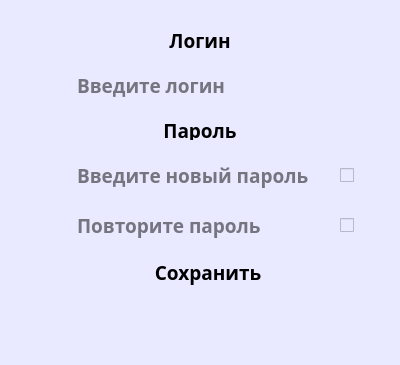
<?xml version="1.0" encoding="UTF-8"?>
<ui version="4.0">
 <class>ForgotPasswordWindow</class>
 <widget class="QWidget" name="ForgotPasswordWindow">
  <property name="geometry">
   <rect>
    <x>0</x>
    <y>0</y>
    <width>400</width>
    <height>365</height>
   </rect>
  </property>
  <property name="minimumSize">
   <size>
    <width>400</width>
    <height>365</height>
   </size>
  </property>
  <property name="maximumSize">
   <size>
    <width>400</width>
    <height>365</height>
   </size>
  </property>
  <property name="font">
   <font>
    <family>Open Sans Condensed SemiBold</family>
    <pointsize>14</pointsize>
    <bold>true</bold>
   </font>
  </property>
  <property name="windowTitle">
   <string>ForgotPasswordWindow</string>
  </property>
  <property name="windowOpacity">
   <double>1.000000000000000</double>
  </property>
  <property name="styleSheet">
   <string notr="true">background: rgb(233, 234, 255)</string>
  </property>
  <widget class="QLabel" name="forgotLoginLabel_2">
   <property name="geometry">
    <rect>
     <x>150</x>
     <y>30</y>
     <width>100</width>
     <height>20</height>
    </rect>
   </property>
   <property name="font">
    <font>
     <family>Open Sans Condensed SemiBold</family>
     <pointsize>14</pointsize>
     <bold>true</bold>
    </font>
   </property>
   <property name="styleSheet">
    <string notr="true"/>
   </property>
   <property name="text">
    <string>Логин</string>
   </property>
   <property name="textFormat">
    <enum>Qt::AutoText</enum>
   </property>
   <property name="alignment">
    <set>Qt::AlignCenter</set>
   </property>
  </widget>
  <widget class="QLineEdit" name="forgotLoginLineEdit">
   <property name="geometry">
    <rect>
     <x>75</x>
     <y>70</y>
     <width>250</width>
     <height>30</height>
    </rect>
   </property>
   <property name="font">
    <font>
     <family>Open Sans Condensed SemiBold</family>
     <pointsize>14</pointsize>
     <bold>true</bold>
    </font>
   </property>
   <property name="styleSheet">
    <string notr="true">QLineEdit {
    border: none;
    border-radius: 5px;
}

QLineEdit:focus {
    border: 2px solid blue;
}
</string>
   </property>
   <property name="placeholderText">
    <string>Введите логин</string>
   </property>
  </widget>
  <widget class="QLabel" name="forgotPasswordLabel">
   <property name="geometry">
    <rect>
     <x>150</x>
     <y>120</y>
     <width>100</width>
     <height>20</height>
    </rect>
   </property>
   <property name="font">
    <font>
     <family>Open Sans Condensed SemiBold</family>
     <pointsize>14</pointsize>
     <bold>true</bold>
    </font>
   </property>
   <property name="styleSheet">
    <string notr="true"/>
   </property>
   <property name="text">
    <string>Пароль</string>
   </property>
   <property name="textFormat">
    <enum>Qt::AutoText</enum>
   </property>
   <property name="alignment">
    <set>Qt::AlignCenter</set>
   </property>
  </widget>
  <widget class="QLineEdit" name="forgotPasswordLineEdit">
   <property name="geometry">
    <rect>
     <x>75</x>
     <y>160</y>
     <width>250</width>
     <height>30</height>
    </rect>
   </property>
   <property name="font">
    <font>
     <family>Open Sans Condensed SemiBold</family>
     <pointsize>14</pointsize>
     <bold>true</bold>
    </font>
   </property>
   <property name="styleSheet">
    <string notr="true">QLineEdit {
    border: none;
    border-radius: 5px;
}

QLineEdit:focus {
    border: 2px solid blue;
}</string>
   </property>
   <property name="placeholderText">
    <string>Введите новый пароль</string>
   </property>
  </widget>
  <widget class="QLineEdit" name="forgotPasswordLineEdit2">
   <property name="geometry">
    <rect>
     <x>75</x>
     <y>210</y>
     <width>250</width>
     <height>30</height>
    </rect>
   </property>
   <property name="font">
    <font>
     <family>Open Sans Condensed SemiBold</family>
     <pointsize>14</pointsize>
     <bold>true</bold>
    </font>
   </property>
   <property name="styleSheet">
    <string notr="true">QLineEdit {
    border: none;
    border-radius: 5px;
}

QLineEdit:focus {
    border: 2px solid blue;
}</string>
   </property>
   <property name="placeholderText">
    <string>Повторите пароль</string>
   </property>
  </widget>
  <widget class="QPushButton" name="forgotPasswordButton">
   <property name="geometry">
    <rect>
     <x>120</x>
     <y>260</y>
     <width>176</width>
     <height>25</height>
    </rect>
   </property>
   <property name="font">
    <font>
     <family>Open Sans Condensed SemiBold</family>
     <pointsize>14</pointsize>
     <bold>true</bold>
    </font>
   </property>
   <property name="styleSheet">
    <string notr="true">QPushButton {
    background-color: transparent;
    border-radius: 5px;
}

QPushButton:hover {
    border: 2px solid blue;
}
</string>
   </property>
   <property name="text">
    <string>Сохранить</string>
   </property>
  </widget>
  <widget class="QLabel" name="forgotRegInfoLabel">
   <property name="geometry">
    <rect>
     <x>25</x>
     <y>305</y>
     <width>350</width>
     <height>30</height>
    </rect>
   </property>
   <property name="font">
    <font>
     <family>Open Sans Condensed SemiBold</family>
     <pointsize>14</pointsize>
     <bold>true</bold>
    </font>
   </property>
   <property name="styleSheet">
    <string notr="true">color: red;</string>
   </property>
   <property name="text">
    <string/>
   </property>
   <property name="alignment">
    <set>Qt::AlignCenter</set>
   </property>
  </widget>
  <widget class="QCheckBox" name="forgotPasswordCheckBox">
   <property name="geometry">
    <rect>
     <x>340</x>
     <y>160</y>
     <width>80</width>
     <height>30</height>
    </rect>
   </property>
   <property name="font">
    <font>
     <family>Open Sans Condensed SemiBold</family>
     <pointsize>14</pointsize>
     <bold>true</bold>
    </font>
   </property>
   <property name="text">
    <string/>
   </property>
  </widget>
  <widget class="QCheckBox" name="forgotPasswordCheckBox2">
   <property name="geometry">
    <rect>
     <x>340</x>
     <y>210</y>
     <width>80</width>
     <height>30</height>
    </rect>
   </property>
   <property name="font">
    <font>
     <family>Open Sans Condensed SemiBold</family>
     <pointsize>14</pointsize>
     <bold>true</bold>
    </font>
   </property>
   <property name="text">
    <string/>
   </property>
  </widget>
 </widget>
 <resources/>
 <connections/>
</ui>
